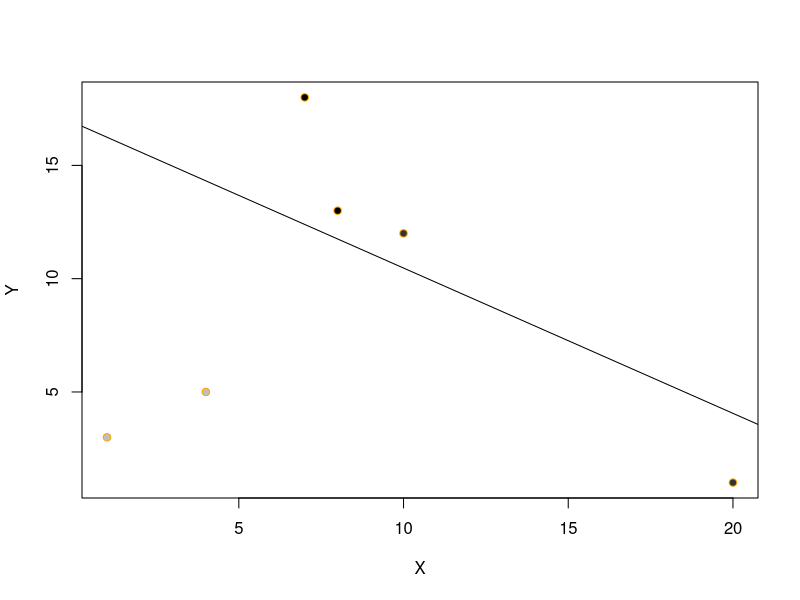

Write the R code that produced this figure. (Note: this script raises an error after producing the figure.)
X <- c(1, 4,  7,   8,  10, 20)
Y <- c(3, 5, 18, 13, 12,   1)
w <- c(0, 0, 1, 0, 0, 1)
w <- c(1, 1, .5, .8, 1, .2)
w <- c(.25, .25, 1, 1, .8, .8)

mylm <- lm(Y ~ X, weights=w)

plot(Y ~ X, pch=21, bg=rgb(1-w,1-w,1-w), col="orange")

abline(mylm)

u.lm <- lm(gasbill ~ month + I(month^2), data = Utilities)
b <- coef(u.lm)


plot(gasbill ~ month, data = Utilities, col="orange",pch=19)
curve(b[1] + b[2]*x + b[3]*x^2, add = T, col="skyblue", lwd=2)
lines(lowess(Utilities$month, Utilities$gasbill), col="firebrick", lwd=2)

ggplot(Utilities, aes(month, gasbill)) +
  geom_point() +
  geom_smooth()
